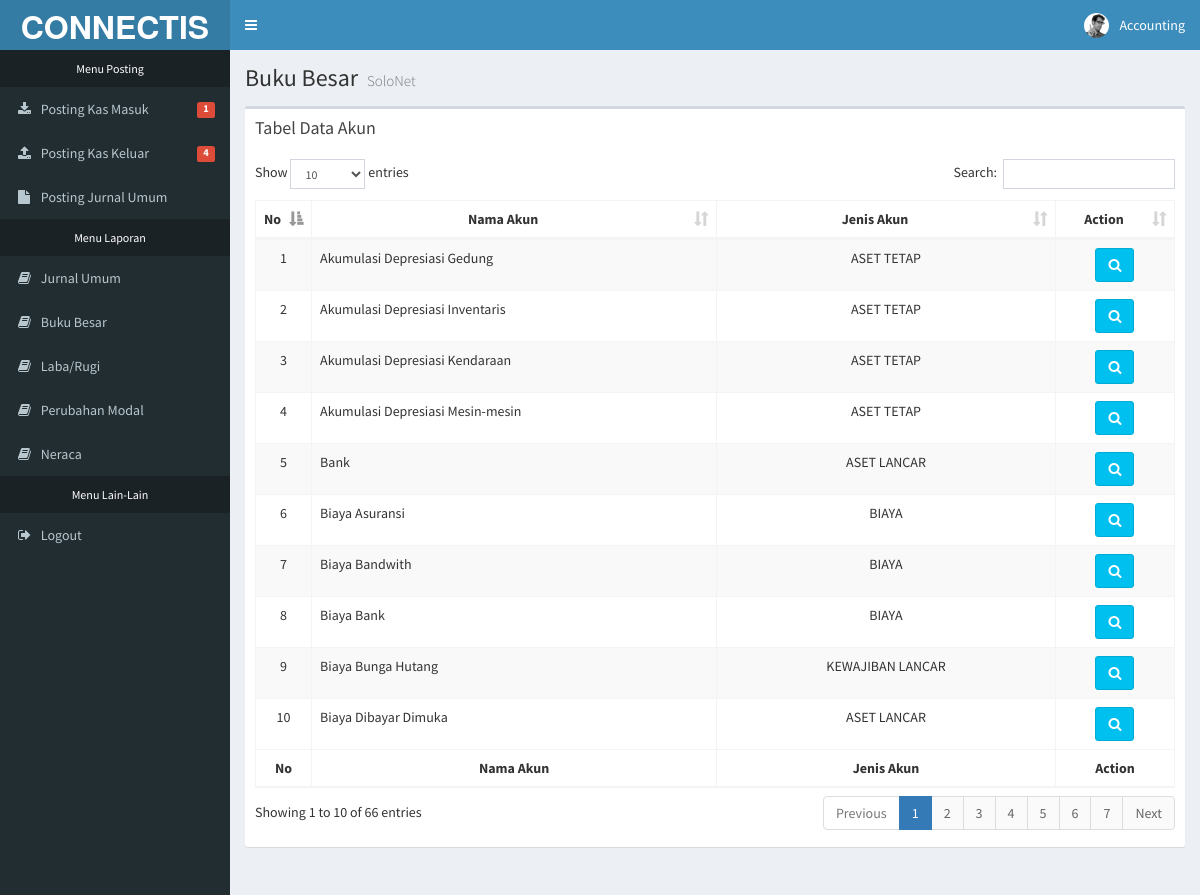
Screenshot of /apps/app_accounting/?page=page_buku_besar (signed in) with the database file from the repository.
### tables this page shows
CREATE TABLE `account` (
  `id_account` int(7) NOT NULL AUTO_INCREMENT,
  `nama_account` varchar(50) NOT NULL,
  `id_jenis_account` varchar(50) NOT NULL,
  `english` varchar(100) NOT NULL,
  PRIMARY KEY (`id_account`),
  KEY `jenis_account` (`id_jenis_account`),
  KEY `jenis_account_2` (`id_jenis_account`)
);

CREATE TABLE `jenis_account` (
  `id_jenis_account` int(3) NOT NULL AUTO_INCREMENT,
  `jenis_account` varchar(50) NOT NULL,
  `id_master_jenis_account` varchar(225) NOT NULL,
  PRIMARY KEY (`id_jenis_account`),
  KEY `jenis_account` (`jenis_account`)
);

### apps/app_accounting/function.php (called while the page is built, shortened)
<?php
class select {
  function select_account_left_join_jenis_account() {
    include "../../koneksi/koneksi.php";
    $query=mysqli_query($koneksi,"SELECT * FROM account LEFT JOIN jenis_account ON account.id_jenis_account=jenis_account.id_jenis_account ORDER BY account.nama_account");
    while($tampil=mysqli_fetch_array($query))
    $data[]=$tampil;
    return $data;
  }
}
?>

### apps/app_accounting/page_buku_besar.php (the view, shortened to what this page needs)
<section class="content-header">
  <h1 class="">
    Buku Besar
    <small>SoloNet</small>
  </h1>
</section>
<section class="content">
  <div class="row">
    <div class="col-xs-12">
      <div class="box">
        <div class="box-header">
          <h3 class="box-title">Tabel Data Akun</h3>
        </div>
        <div class="box-body scroll">
          <table id="example1" class="table table-bordered table-striped">
            <thead>
            <tr>
              <th width="15">No</th>
              <th>Nama Akun</th>
              <th width="300">Jenis Akun</th>
              <th width="80">Action</th>
            </tr>
            </thead>
            <tbody>
            <?php
            $no=1;
            foreach ($select->select_account_left_join_jenis_account() as $data) {
              $id_account = $data['id_account'];
            ?>
            <tr>
              <td align="center"><?php echo $no; ?></td>
              <td align="left"><?php echo $data['nama_account']; ?></td>
              <td align="center"><?php echo $data['jenis_account']; ?></td>
              <td align="center">
                <a href="#modal_opsi_buku_besar<?php echo $id_account; ?>" role="button"  data-target = "#modal_opsi_buku_besar<?php echo $id_account; ?>" data-toggle="modal" class="btn btn-info"><i class="fa fa-search"></i></a>
              </td>
            </tr>
          <?php
          $no++;
          }
          ?>
            </tbody>
            <tfoot>
            <tr>
              <th>No</th>
              <th>Nama Akun</th>
              <th>Jenis Akun</th>
              <th>Action</th>
            </tr>
            </tfoot>
          </table>
        </div>
      </div>
    </div>
  </div>
</section>

### apps/app_accounting/index.php (shortened to what this page needs)
<?php
include "function.php";
include "../../koneksi/koneksi.php";
?>
<!DOCTYPE html>
<html>
<head>
  <link rel="stylesheet" href="../asset/bootstrap/bower_components/bootstrap/dist/css/bootstrap.min.css">
  <link rel="stylesheet" href="../asset/bootstrap/bower_components/font-awesome/css/font-awesome.min.css">
  <link rel="stylesheet" href="../asset/bootstrap/bower_components/Ionicons/css/ionicons.min.css">
  <link rel="stylesheet" href="../asset/bootstrap/dist/css/AdminLTE.min.css">
  <link rel="stylesheet" href="../asset/bootstrap/dist/css/skins/_all-skins.min.css">
  <link rel="stylesheet" href="../asset/bootstrap/bower_components/morris.js/morris.css">
  <link rel="stylesheet" href="../asset/bootstrap/bower_components/jvectormap/jquery-jvectormap.css">
  <link rel="stylesheet" href="../asset/bootstrap/bower_components/bootstrap-datepicker/dist/css/bootstrap-datepicker.min.css">
  <link rel="stylesheet" href="../asset/bootstrap/bower_components/bootstrap-daterangepicker/daterangepicker.css">
  <link rel="stylesheet" href="../asset/bootstrap/plugins/bootstrap-wysihtml5/bootstrap3-wysihtml5.min.css">
  <link rel="stylesheet" href="../asset/bootstrap/bower_components/datatables.net-bs/css/dataTables.bootstrap.min.css">
  <link rel="stylesheet" href="../asset/bootstrap/custom-style.css">
  <link rel="stylesheet" href="../asset/bootstrap/bower_components/select2/dist/css/select2.min.css">
  <link rel="stylesheet" href="../asset/bootstrap/plugins/iCheck/all.css">
  <link rel="stylesheet" href="../asset/bootstrap/bower_components/select2/dist/css/select2.min.css">
</head>
<body class="hold-transition skin-blue sidebar-mini">
<div class="wrapper">
  <header class="main-header">
    <a href="#modal_pindah_app" role="button"  data-target = "#modal_pindah_app" data-toggle="modal" class="logo">
      <span class="logo-lg"><font size="6"><strong>CONNECTIS</strong></font></span>
    </a>
    <nav class="navbar navbar-static-top">
      <a href="#" class="sidebar-toggle" data-toggle="push-menu" role="button">
      </a>
      <div class="navbar-custom-menu">
        <ul class="nav navbar-nav">
          <li class="dropdown user user-menu">
            <div class="session_user">
              <img src="../asset/img/user2-160x160.jpg" class="user-image" alt="User Image">
              <span class="hidden-xs"><?php echo $_SESSION['nama_user']; ?></span>
            </div>
          </li>
        </ul>
      </div>
    </nav>
  </header>
  <aside class="main-sidebar">
    <?php include "navbar.php"; ?>
  </aside>
  <div class="content-wrapper">
    <?php include "content.php"; ?>
  </div>
</div>
</body>
</html>

### apps/app_accounting/navbar.php
<?php
include "../../koneksi/koneksi.php";
$query_in=mysqli_query($koneksi,"SELECT * FROM `data_temp` WHERE `in_out`='i' AND `status`='belum'");
$jumlah_data_in=mysqli_num_rows($query_in);
$query_out=mysqli_query($koneksi,"SELECT * FROM `data_temp` WHERE `in_out`='o' AND `status`='belum'");
$jumlah_data_out=mysqli_num_rows($query_out);
?>
<section class="sidebar">
  <ul class="sidebar-menu" data-widget="tree">
    <li class="header" align="center"><font color="white">Menu Posting</font></li>
    <li>
        <a href="?page=page_posting_kas_masuk">
            <i class="fa fa-download"></i>
            <span>Posting Kas Masuk</span>
            <?php
            if($jumlah_data_in>=1){
                ?>
                    <span class="pull-right-container">
                      <small class="label pull-right bg-red"><?php echo $jumlah_data_in; ?></small>
                    </span>
                <?php
            }
            ?>
        </a>
    </li>
    <li>
        <a href="?page=page_posting_kas_keluar">
            <i class="fa fa-upload"></i>
            <span>Posting Kas Keluar</span>
            <?php
            if($jumlah_data_out>=1){
                ?>
                    <span class="pull-right-container">
                      <small class="label pull-right bg-red"><?php echo $jumlah_data_out; ?></small>
                    </span>
                <?php
            }
            ?>
        </a>
    </li>
    <li><a href="?page=page_posting_jurnal_umum"><i class="fa fa-file"></i> <span>Posting Jurnal Umum</span></a></li>
    <li class="header" align="center"><font color="white">Menu Laporan</font></li>
    <li><a href="?page=page_jurnal_umum"><i class="fa fa-book"></i> <span>Jurnal Umum</span></a></li>
    <li><a href="?page=page_buku_besar"><i class="fa fa-book"></i> <span>Buku Besar</span></a></li>
    <li><a href="?page=page_laba_rugi"><i class="fa fa-book"></i> <span>Laba/Rugi</span></a></li>
    <li><a href="?page=page_perubahan_modal"><i class="fa fa-book"></i> <span>Perubahan Modal</span></a></li>
    <li><a href="?page=page_neraca"><i class="fa fa-book"></i> <span>Neraca</span></a></li>
    <li class="header" align="center"><font color="white">Menu Lain-Lain</font></li>
    <li><a href="../../logout.php"><i class="fa fa-sign-out"></i> <span>Logout</span></a></li>
  </ul>
</section>

### apps/app_accounting/content.php
<?php
$halaman="";
if(isset($_GET['page'])){
	$page=htmlentities($_GET['page']);
	$halaman="$page.php";
}
if(!file_exists($halaman) || empty($page)){
	include "page_posting_jurnal_umum.php";
}else{
	include "$halaman";
}
?>

### rows the page displays
account: nama_account "Akumulasi Depresiasi Gedung", id_jenis_account.jenis_account "ASET TETAP"
account: nama_account "Akumulasi Depresiasi Inventaris", id_jenis_account.jenis_account "ASET TETAP"
account: nama_account "Akumulasi Depresiasi Kendaraan", id_jenis_account.jenis_account "ASET TETAP"
account: nama_account "Akumulasi Depresiasi Mesin-mesin", id_jenis_account.jenis_account "ASET TETAP"
account: nama_account "Bank", id_jenis_account.jenis_account "ASET LANCAR"
account: nama_account "Biaya Asuransi", id_jenis_account.jenis_account "BIAYA"
account: nama_account "Biaya Bandwith", id_jenis_account.jenis_account "BIAYA"
account: nama_account "Biaya Bank", id_jenis_account.jenis_account "BIAYA"
account: nama_account "Biaya Bunga Hutang", id_jenis_account.jenis_account "KEWAJIBAN LANCAR"
account: nama_account "Biaya Dibayar Dimuka", id_jenis_account.jenis_account "ASET LANCAR"

### other values shown
$_SESSION['nama_user'] "Accounting"
$jumlah_data_in "1"
$jumlah_data_out "4"
